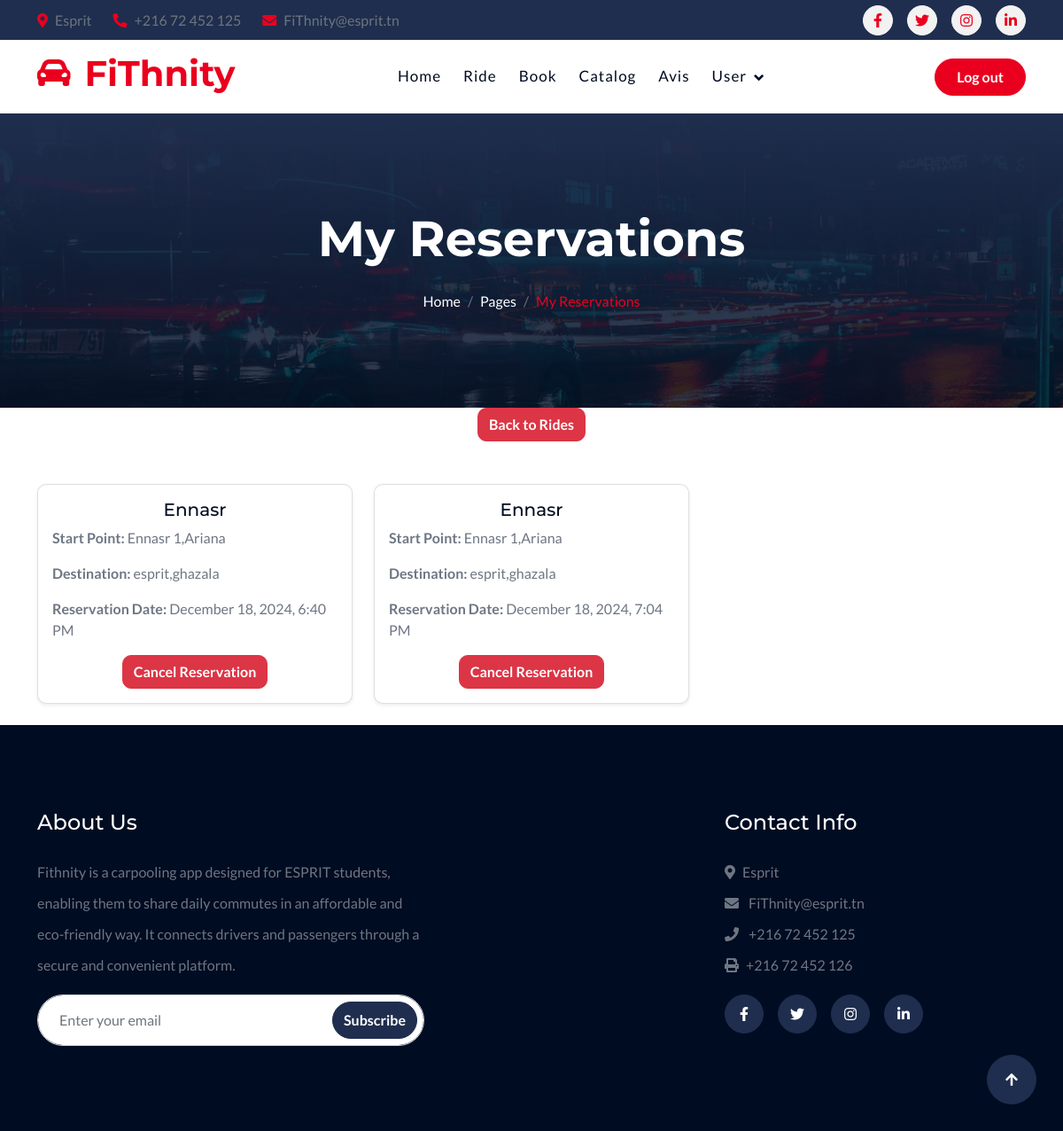
The app's page /rides/my-reservations/ (signed in) with its own data.
### Rides/models.py (models this page shows, shortened)
class Reservation(models.Model):
    user_id = models.IntegerField(default=1)  # Replace with ForeignKey(User) if using authentication
    ride = models.ForeignKey(Ride, on_delete=models.CASCADE, related_name='reservations')
    reservation_date = models.DateTimeField(auto_now_add=True)

class Ride(models.Model):
    id_ride = models.IntegerField(primary_key=True)
    owner = models.ForeignKey(
        settings.AUTH_USER_MODEL,
        on_delete=models.CASCADE)
    name = models.CharField(
        max_length=100,
        validators=[RegexValidator(regex=r'^[\w\s]+$', message="The name can only contain alphanumeric characters.")]
    )
    description = models.TextField(blank=True, null=True)
    departure_time = models.DateTimeField(
        validators=[validate_future_date],  # Ensure the date and time are in the future
        error_messages={'required': "The departure date and time are required."},
    )
    start_point = models.CharField(
        max_length=255,
        validators=[validate_city_town],
        error_messages={'invalid': "The start point must be 'town, Tunisia'."}
    )
    destination = models.CharField(
        max_length=255,
        validators=[validate_city_town],
        error_messages={'invalid': "The destination must be 'town, Tunisia'."}
    )
    available_seats = models.PositiveIntegerField(
        default=0,
        validators=[MinValueValidator(1), MaxValueValidator(4)],  # Seats between 1 and 4
        error_messages={
            'min_value': "The number of available seats cannot be less than 1.",
            'max_value': "The number of available seats cannot be more than 4.",
            'invalid': "Please enter a valid number of available seats."
        }
    )
    price = models.DecimalField(
        max_digits=5,
        decimal_places=2,
        validators=[MinValueValidator(0), MaxValueValidator(15)],  # Max value updated to 15
        error_messages={
            'min_value': "The price must be greater than 0.",
            'max_value': "The price cannot be more than 15 DT.",
            'invalid': "Please enter a valid price."
        }
    )
    RECURRING_CHOICES = [
        ('ponctuel', 'Single Trip'),
        ('recurrent', 'Recurring Trip'),
    ]
    is_recurring = models.CharField(
        max_length=10,
        choices=RECURRING_CHOICES,
        default='ponctuel',  # Default to Single Trip
        error_messages={'invalid_choice': "Please choose between 'Single Trip' or 'Recurring Trip'."}
    )
    created_at = models.DateTimeField(auto_now_add=True)
    updated_at = models.DateTimeField(auto_now=True)

### Rides/views.py (the view)
# urls.py: path('my-reservations/', views.my_reservations, name='my_reservations'),
@login_required
def my_reservations(request):
    reservations = Reservation.objects.filter(user_id=1)  # Replace with actual user logic
    return render(request, 'trajet/my_reservations.html', {'reservations': reservations})

### template/trajet/my_reservations.html (shortened to what this page needs)
{% include "../nav.html" %}
{% load static %}
    <div class="container-fluid bg-breadcrumb">
        <div class="container text-center py-5" style="max-width: 900px;">
            <h4 class="text-white display-4 mb-4 wow fadeInDown" data-wow-delay="0.1s">My Reservations</h4>
            <ol class="breadcrumb d-flex justify-content-center mb-0 wow fadeInDown" data-wow-delay="0.3s">
                <li class="breadcrumb-item"><a href="index.html">Home</a></li>
                <li class="breadcrumb-item"><a href="#">Pages</a></li>
                <li class="breadcrumb-item active text-primary">My Reservations</li>
            </ol>
        </div>
    </div>
    <div class="text-center mb-4">
        <a href="{% url 'ride_list' %}" class="btn btn-danger">Back to Rides</a>
    </div>
    <div class="container mt-5">
        <div class="row">
            {% for reservation in reservations %}
            <div class="col-md-4 mb-4">
                <div class="card shadow-sm">
                    <div class="card-body">
                        <h5 class="card-title text-center">{{ reservation.ride.name }}</h5>
                        <p class="card-text"><strong>Start Point:</strong> {{ reservation.ride.start_point }}</p>
                        <p class="card-text"><strong>Destination:</strong> {{ reservation.ride.destination }}</p>
                        <p class="card-text"><strong>Reservation Date:</strong> {{ reservation.reservation_date|date:"F j, Y, g:i A" }}</p>
                        <form method="post" action="{% url 'cancel_reservation' reservation.pk %}" class="d-flex justify-content-center">
                            <button type="submit" class="btn btn-danger">Cancel Reservation</button>
                        </form>
                    </div>
                </div>
            </div>
            {% empty %}
            <p class="text-center">No reservations found.</p>
            {% endfor %}
        </div>
    </div>
{% include "../footer.html" %}

### static/css/style.css (style rules this page uses)
.btn { font-weight: 600; transition: .5s; }
.bg-breadcrumb { position: relative; overflow: hidden; background: linear-gradient(rgba(31, 46, 78, 1), rgba(0, 12, 33, 0.8)), url(../img/fact-bg.jpg); background-position: center top; background-repeat: no-repeat; background-size: cover; padding: 60px 0 60px 0; transition: 0.5s; }
.bg-breadcrumb .breadcrumb { position: relative; }
.bg-breadcrumb .breadcrumb .breadcrumb-item a { color: var(--bs-white); }

### records on screen
Reservation: ride.name "Ennasr", ride.start_point "Ennasr 1,Ariana", ride.destination "esprit,ghazala", reservation_date "December 18, 2024, 6:40 PM"
Reservation: ride.name "Ennasr", ride.start_point "Ennasr 1,Ariana", ride.destination "esprit,ghazala", reservation_date "December 18, 2024, 7:04 PM"
